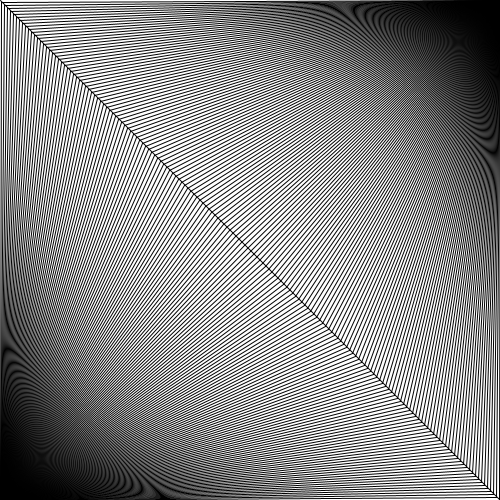
Frame 1 (no input)
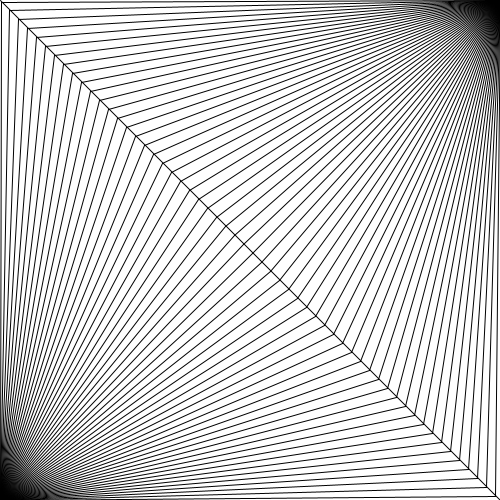
Frame 60 (the mouse pressed at the canvas centre just before this capture)
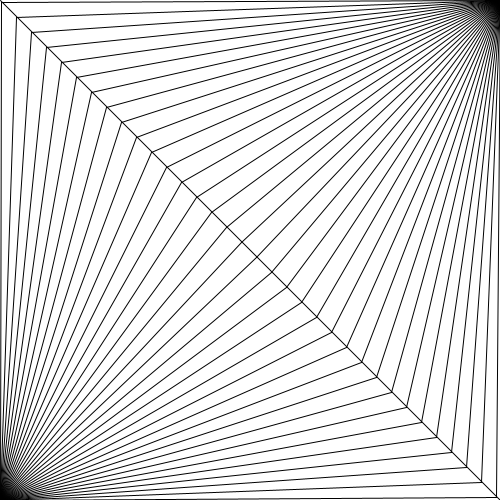
Frame 120 (the mouse held since frame 60 and released just before this capture)

The Processing sketch that drew these frames (run headless with seeded random() and noise(); from frame 60 on, the mouse is pressed at the canvas centre):

// Processing sketch: victor_wazarley_3
// ── victor_wazarley_3.pde
float spread = 3;
boolean growing = true;

void setup() {
  size (500, 500);
}

void draw() {
  if (growing) {
    spread = spread + 0.1;
  } else {
    spread = spread - 0.1; // shrinking
  }

  if (spread > 200) {
    growing = false;
  }
  if (spread < 3) {
    growing = true;
  }

  background(255);

  for (int i = 1; i < 500; i += spread) {
    line (i, i + 1, 500, 0);
    line (i, i + 1, 0, 500);
  }
  line (0, 0, 500, 500);
}
